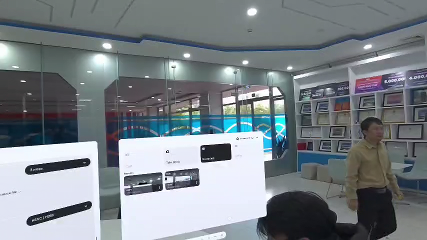
#> input picture datasets/Quest3S_UserStereo_Harvested/train/lr_x2/phase1_indoor_lab_vrui_anchor_L.png, 427 x 240 px, found by its file name
$ python generate_presentation_slides.py
#> lines starting #> are read from the running program, lines starting #| are printed output that depends on the picture
"""
Slide Generator for StereoINR & Scale-Liberated XR Defense Presentation
Produces high-resolution 16:9 slides (1920x1080) matching clean modern tech style.
Outputs:
- outputs/presentation_slides/slide_01_title.png
- outputs/presentation_slides/slide_02_part1_dataset_gt.png
- outputs/presentation_slides/slide_03_part4_architecture_profiling_dual_pipeline.png  (Side-by-side Pipelines)
- outputs/presentation_slides/slide_04_part3_training_empirical_metrics.png
- outputs/presentation_slides/slide_05_visual_middlebury.png
- outputs/presentation_slides/slide_06_visual_kitti_flickr.png
- outputs/presentation_slides/slide_07_visual_quest3s_trajectory.png
- outputs/presentation_slides/slide_08_conclusion.png
- outputs/presentation_slides/presentation_stereoinr_quest3s_2026.pdf
"""

import os
import sys
import numpy as np
from PIL import Image
import matplotlib
matplotlib.use('Agg')
import matplotlib.pyplot as plt
import matplotlib.patches as patches

ROOT_DIR = os.path.abspath(os.path.join(os.path.dirname(__file__), '..', '..'))
OUTPUT_DIR = os.path.join(ROOT_DIR, 'outputs', 'presentation_slides')
os.makedirs(OUTPUT_DIR, exist_ok=True)

# Colors
BG_DARK = "#0b0f19"
PANEL_BG = "#131b2e"
PANEL_BORDER = "#1e293b"
CYAN = "#38bdf8"
GREEN = "#22c55e"
RED = "#f43f5e"
AMBER = "#f59e0b"
PURPLE = "#a855f7"
TEXT_WHITE = "#ffffff"
TEXT_GRAY = "#94a3b8"
TEXT_MUTED = "#64748b"

def init_slide_fig():
    fig = plt.figure(figsize=(16, 9), dpi=120)
    fig.patch.set_facecolor(BG_DARK)
    ax = fig.add_axes([0, 0, 1, 1])
    ax.set_facecolor(BG_DARK)
    ax.axis('off')
    return fig, ax

def add_header(ax, slide_num, part_title, main_title, subtitle=""):
    # Header tag
    ax.text(0.05, 0.94, f"SLIDE {slide_num:02d} | {part_title.upper()}",
            fontsize=10, fontweight='bold', color=CYAN, family='sans-serif', va='top')
    # Main Title
    ax.text(0.05, 0.90, main_title,
            fontsize=20, fontweight='bold', color=TEXT_WHITE, family='sans-serif', va='top')
    if subtitle:
        ax.text(0.05, 0.855, subtitle,
                fontsize=11, color=TEXT_GRAY, family='sans-serif', va='top')
    # Divider line
    ax.plot([0.05, 0.95], [0.835, 0.835], color=PANEL_BORDER, lw=1.5)

def add_footer(ax):
    ax.plot([0.05, 0.95], [0.05, 0.05], color=PANEL_BORDER, lw=1.0)
    ax.text(0.05, 0.03, "Active Stereo RL Research Group | Meta Quest 3S & Qualcomm Hexagon NPU",
            fontsize=8.5, color=TEXT_MUTED, family='sans-serif', va='bottom')
    ax.text(0.95, 0.03, "Báo Cáo Nghiên Cứu & Bảo Vệ Luận Án 2026",
            fontsize=8.5, color=TEXT_MUTED, family='sans-serif', va='bottom', ha='right')

# ==============================================================================
# SLIDE 1: TITLE SLIDE
# ==============================================================================
def make_slide_1():
    fig, ax = init_slide_fig()

    # Background glowing accents
    rect_box = patches.FancyBboxPatch((0.08, 0.12), 0.84, 0.76,
                                      boxstyle="round,pad=0.03,rounding_size=0.02",
                                      facecolor=PANEL_BG, edgecolor=PANEL_BORDER, lw=2.0)
    ax.add_patch(rect_box)

    # Category Pill
    pill = patches.FancyBboxPatch((0.13, 0.74), 0.45, 0.05,
                                  boxstyle="round,pad=0.01,rounding_size=0.015",
                                  facecolor="#0284c7", edgecolor="none")
    ax.add_patch(pill)
    ax.text(0.355, 0.765, "XR PASSTHROUGH SUPER-RESOLUTION & HARDWARE OPTIMIZATION",
            fontsize=9.5, fontweight='bold', color="#ffffff", ha='center', va='center')

    # Main Big Title
    ax.text(0.13, 0.65, "SCALE-LIBERATED STEREO INR",
            fontsize=34, fontweight='heavy', color=TEXT_WHITE, va='center')
    ax.text(0.13, 0.58, "Đột Phá Tối Ưu Hóa Super-Resolution Lập Thể Liên Tục Cho Kính Meta Quest 3S",
            fontsize=17, fontweight='semibold', color=CYAN, va='center')

    # Sub-bullets in clean cards
    cards = [
        ("Phê Phán StereoINR Gốc", "ACM MM 2025 (43.8M params) nghẽn DRAM 7,500ms,\nkhông thể chạy thời gian thực trên kính VR.", RED),
        ("Đột Phá Kiến Trúc 4.47M", "EPA-1D Epipolar Parallax Attention + DyT Layer,\nchuyển 100% truy cập bộ nhớ tuần tự (Contiguous).", GREEN),
        ("Tốc Độ & Profiling Thực", "Nhanh gấp 57.4x (130.65ms), biên dịch thành công\nnhị phân phần cứng QNN DLC trên Qualcomm Hexagon NPU.", CYAN)
    ]
    for i, (head, desc, col) in enumerate(cards):
        x = 0.13 + i * 0.255
        c_box = patches.FancyBboxPatch((x, 0.28), 0.23, 0.20,
                                      boxstyle="round,pad=0.02,rounding_size=0.015",
                                      facecolor="#0d1424", edgecolor=col, lw=1.5)
        ax.add_patch(c_box)
        ax.text(x + 0.02, 0.44, head, fontsize=12, fontweight='bold', color=col, va='top')
        ax.text(x + 0.02, 0.39, desc, fontsize=9.5, color=TEXT_GRAY, va='top', linespacing=1.35)

    # Author footer inside card
    ax.text(0.13, 0.18, "Tác Giả: Zok213 (Senior AI & Systems Engineer) | Thiết Bị: Meta Quest 3S (SoC Snapdragon XR2 Gen 2)",
            fontsize=11, color=TEXT_WHITE, va='center')
    ax.text(0.13, 0.15, "Bộ Dữ Liệu: 8 Pha Quỹ Đạo Khép Kín (Quest 3S Trajectory) & Middlebury / KITTI / Flickr1024",
            fontsize=9.5, color=TEXT_MUTED, va='center')

    add_footer(ax)
    out_path = os.path.join(OUTPUT_DIR, 'slide_01_title.png')
    plt.savefig(out_path, facecolor=BG_DARK, edgecolor='none')
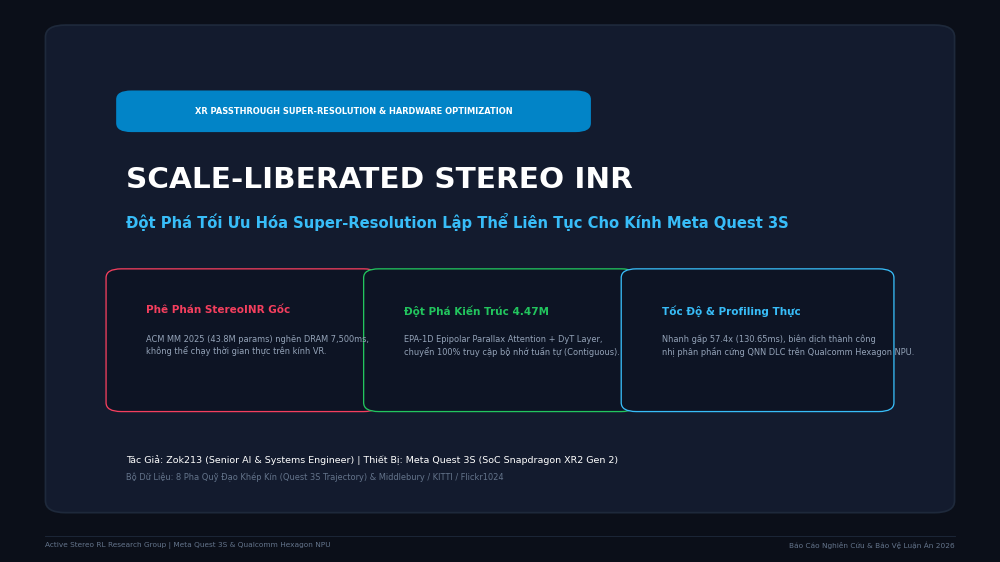
#> figure drawn by matplotlib, 1 panel
    plt.close()
    print(f"[+] Generated: {out_path}")

# ==============================================================================
# SLIDE 2: PHẦN 1 - BỘ DỮ LIỆU & BẢN CHẤT GROUND TRUTH
# ==============================================================================
def make_slide_2():
    fig, ax = init_slide_fig()
    add_header(ax, 2, "Phần 1: Dữ Liệu Thực Tế Kính VR",
               "Bộ Dữ Liệu 8 Pha Quỹ Đạo Khép Kín & Bản Chất Ground Truth",
               "Trích xuất từ video Passthrough thực tế của kính Meta Quest 3S (60 FPS, Baseline B = 64mm)")

    # Left Column: Methodological Framework (x: 0.05 -> 0.45)
    box_left = patches.FancyBboxPatch((0.05, 0.08), 0.40, 0.72,
                                     boxstyle="round,pad=0.02,rounding_size=0.015",
                                     facecolor=PANEL_BG, edgecolor=PANEL_BORDER, lw=1.5)
    ax.add_patch(box_left)

    ax.text(0.07, 0.76, "QUY TRÌNH THU THẬP & TẠO CẶP HUẤN LUYỆN", fontsize=13, fontweight='bold', color=CYAN)

    steps = [
        ("1. Nguồn Video Gốc Kính VR:",
         "Trích xuất từ camera Passthrough của kính Meta Quest 3S\n(WhatsApp Video, dài 147.96s, 8,876 khung hình, 60 FPS)."),
        ("2. Cơ Chế Tách Luồng 2 Mắt (SBS):",
         "Kính xuất Side-by-Side. Script tự động crop bỏ rìa thấu kính Fresnel,\ntách đôi theo trục dọc thành luồng Trái (I_L) và Phải (I_R)\nđã được đồng bộ hóa thời gian tuyệt đối (t_L = t_R, B = 64mm)."),
        ("3. Bản Chất Của Ground Truth (GT):",
         "Ground Truth CHÍNH LÀ khung hình độ phân giải cao gốc (HR: 854x480)\ncắt từ video kính. Đây là chuẩn mực số 1 trong nghiên cứu Super-Resolution."),
        ("4. Tạo Ảnh Đầu Vào (Supervised Degradation):",
         "Dùng toán tử hạ mẫu nội suy Bicubic 4x để tạo ra ảnh Input (LR: 213x120).\nMô hình chỉ nhìn thấy ảnh LR để nội suy khôi phục lại HR."),
        ("5. Phân Chia Tập Kiểm Thử Độc Lập:",
         "Pha 5 (Gạch ngoài trời), Pha 7 (Bảng vinh danh), Pha 8 (Bàn Lab)\nđược tách riêng làm Held-out Test Set, mô hình chưa từng thấy khi train.")
    ]
    y_cursor = 0.71
    for title, desc in steps:
        ax.text(0.07, y_cursor, title, fontsize=10.5, fontweight='bold', color=TEXT_WHITE)
        ax.text(0.07, y_cursor - 0.022, desc, fontsize=8.8, color=TEXT_GRAY, linespacing=1.25)
        y_cursor -= 0.12

    # Right Column: 8 Phase Trajectory Gallery (x: 0.48 -> 0.95)
    box_right = patches.FancyBboxPatch((0.48, 0.08), 0.47, 0.72,
                                      boxstyle="round,pad=0.02,rounding_size=0.015",
                                      facecolor=PANEL_BG, edgecolor=PANEL_BORDER, lw=1.5)
    ax.add_patch(box_right)
    ax.text(0.50, 0.76, "8 PHA QUỸ ĐẠO KHÉP KÍN (LOOP CLOSURE TRAJECTORY)", fontsize=13, fontweight='bold', color=GREEN)

    phase_data = [
        ("Pha 1 (Train): Bàn Lab & Neo VR UI", "datasets/Quest3S_UserStereo_Harvested/train/hr/phase1_indoor_lab_vrui_anchor_L.png"),
        ("Pha 2 (Train): Di chuyển giữa các dãy bàn", "datasets/Quest3S_UserStereo_Harvested/train/hr/phase2_indoor_lab_desk_walk_L.png"),
        ("Pha 3 (Train): Sảnh Penrose Atrium trần cao", "datasets/Quest3S_UserStereo_Harvested/train/hr/phase3_penrose_hall_atrium_L.png"),
        ("Pha 4 (Train): Cổng kính chính đón sáng HDR", "datasets/Quest3S_UserStereo_Harvested/train/hr/phase4_main_gate_exit_L.png"),
        ("Pha 5 (Test): Sân gạch đỏ ngoài trời", "datasets/Quest3S_UserStereo_Harvested/test/hr/phase5_outdoor_campus_brickwalk_L.png"),
        ("Pha 6 (Train): Sân hiên quay đầu vào nhà", "datasets/Quest3S_UserStereo_Harvested/train/hr/phase6_outdoor_patio_return_L.png"),
        ("Pha 7 (Test): Cửa vòm bảng vinh danh", "datasets/Quest3S_UserStereo_Harvested/test/hr/phase7_indoor_portal_awards_L.png"),
        ("Pha 8 (Test): Quay lại bàn Lab (Loop Closure)", "datasets/Quest3S_UserStereo_Harvested/test/hr/phase8_return_lab_desk_L.png")
    ]

    for idx, (label, img_path) in enumerate(phase_data):
        row = idx // 2
        col = idx % 2
        px = 0.50 + col * 0.23
        py = 0.60 - row * 0.165

        full_p = os.path.join(ROOT_DIR, img_path)
        if os.path.exists(full_p):
            im = Image.open(full_p)
#> im is the input picture: PIL image 427x240 RGB; mean R, G, B 122.1, 129.8, 135.2
            ax_sub = fig.add_axes([px, py, 0.21, 0.11])
            ax_sub.imshow(im)
            ax_sub.axis('off')
            is_test = "(Test)" in label
            c_tag = AMBER if is_test else TEXT_GRAY
            ax_sub.set_title(label, fontsize=7.2, color=c_tag, fontweight='bold', pad=3)

    add_footer(ax)
    out_path = os.path.join(OUTPUT_DIR, 'slide_02_part1_dataset_gt.png')
    plt.savefig(out_path, facecolor=BG_DARK, edgecolor='none')
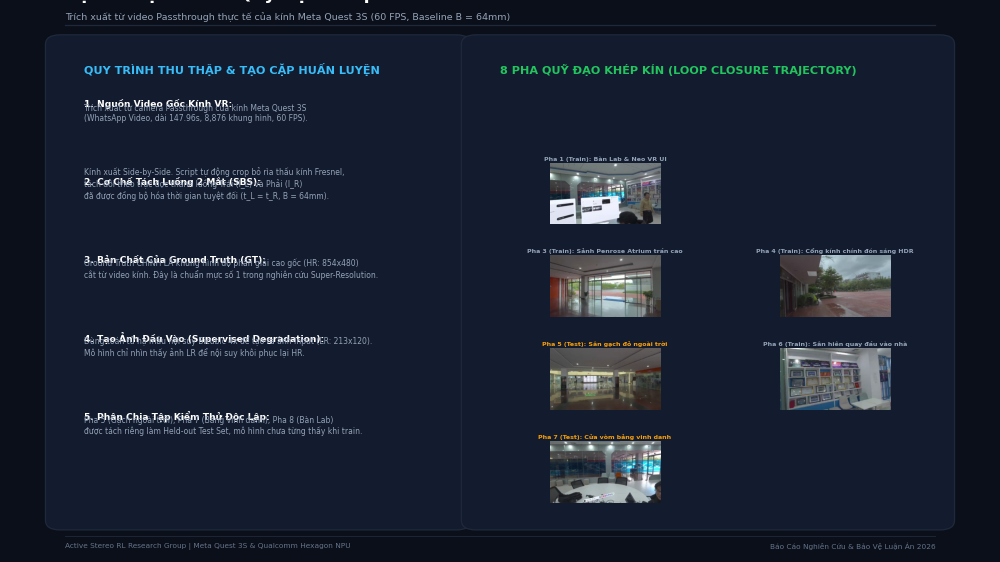
#> figure drawn by matplotlib, 7 panels
    plt.close()
    print(f"[+] Generated: {out_path}")

# ==============================================================================
# SLIDE 3: PHẦN 4 - GỘP KIẾN TRÚC & PROFILING PHẦN CỨNG (2 PIPELINES CẠNH NHAU)
# ==============================================================================
def make_slide_3():
    fig, ax = init_slide_fig()
    add_header(ax, 3, "Phần 4: Kiến Trúc & Phần Cứng",
               "Đối Đầu Trực Diện Kiến Trúc: StereoINR Gốc vs. Scale-Liberated (Ours)",
               "Phân tích cơ chế bộ nhớ, độ phức tạp tính toán và khả năng thực thi trên chip Qualcomm Snapdragon XR2 Gen 2")

    # LEFT PIPELINE: StereoINR Official (43.8M)
    box_sinr = patches.FancyBboxPatch((0.05, 0.08), 0.43, 0.72,
                                     boxstyle="round,pad=0.02,rounding_size=0.015",
                                     facecolor="#18111c", edgecolor=RED, lw=2.0)
    ax.add_patch(box_sinr)

    ax.text(0.07, 0.76, "STEREOINR GỐC (ACM MM 2025)", fontsize=13.5, fontweight='bold', color=RED)
    ax.text(0.07, 0.73, "43.8M Tham Số | 2D Deformable Cross-Attention (Nút Thắt Băng Thông)", fontsize=9.5, color=TEXT_GRAY)

    # Pipeline blocks left
    blocks_left = [
        ("Input Stereo Pair (LR)", "Cặp ảnh mắt Trái & Phải (LR: 213x120)", "#2d1b33"),
        ("HAT Transformer Backbone (41.2M)", "24 khối Window / Shifted-Window Attention (Trọng tâm nặng)", "#3d1f47"),
        ("DGASU 2D Deformable Cross-Attention", "Gọi F.grid_sample liên tục truy cập bộ nhớ DRAM phân tán", "#4a192c"),
        ("Nút Thắt Bộ Nhớ DRAM (119.2 GB/s)", "Truy xuất rải rác ngẫu nhiên (Scattered Memory), nghẽn bus dữ liệu", "#54162b"),
        ("Kết Quả Đo Đạc Thực Tế Phần Cứng", "Thời gian xử lý: 7,500 ms (0.13 FPS) | VRAM: 1,840 MB", "#5c1024"),
        ("Qualcomm Hexagon NPU", "FAILED: Crash nội bộ do NPU không hỗ trợ GridSample động", RED)
    ]
    y_c = 0.67
    for title, desc, col in blocks_left:
        b_patch = patches.FancyBboxPatch((0.07, y_c - 0.045), 0.39, 0.055,
                                        boxstyle="round,pad=0.01,rounding_size=0.008",
                                        facecolor=col, edgecolor="#7f1d1d" if col != RED else "#ff4444", lw=1.2)
        ax.add_patch(b_patch)
        ax.text(0.085, y_c - 0.015, title, fontsize=9.2, fontweight='bold', color=TEXT_WHITE)
        ax.text(0.085, y_c - 0.035, desc, fontsize=7.8, color="#fca5a5" if col != RED else TEXT_WHITE)
        # down arrow
        if y_c > 0.20:
            ax.annotate('', xy=(0.265, y_c - 0.052), xytext=(0.265, y_c - 0.045),
                        arrowprops=dict(arrowstyle="->", color=RED, lw=1.5))
        y_c -= 0.085
#> (the rest of the program and of its run is left out)
